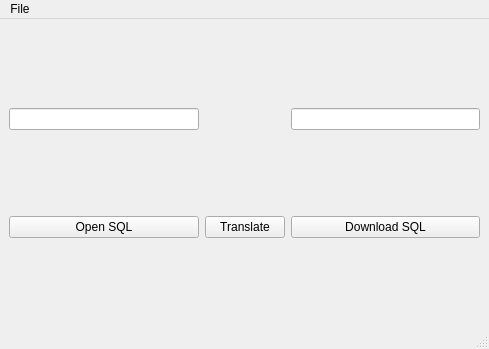
<?xml version="1.0" encoding="UTF-8"?>
<ui version="4.0">
 <class>ConverterWindow</class>
 <widget class="QMainWindow" name="ConverterWindow">
  <property name="geometry">
   <rect>
    <x>0</x>
    <y>0</y>
    <width>489</width>
    <height>349</height>
   </rect>
  </property>
  <property name="windowTitle">
   <string>OracleConverter</string>
  </property>
  <widget class="QWidget" name="centralwidget">
   <layout class="QGridLayout" name="gridLayout">
    <item row="3" column="1">
     <widget class="QPushButton" name="pushButtonTranslate">
      <property name="text">
       <string>Translate</string>
      </property>
     </widget>
    </item>
    <item row="3" column="2">
     <widget class="QPushButton" name="pushButtonDownload">
      <property name="text">
       <string>Download SQL</string>
      </property>
     </widget>
    </item>
    <item row="3" column="0">
     <widget class="QPushButton" name="pushButtonOpen">
      <property name="text">
       <string>Open SQL</string>
      </property>
     </widget>
    </item>
    <item row="2" column="2">
     <widget class="QLineEdit" name="lineEditDownload"/>
    </item>
    <item row="2" column="0">
     <widget class="QLineEdit" name="lineEditUpload"/>
    </item>
   </layout>
  </widget>
  <widget class="QMenuBar" name="menubar">
   <property name="geometry">
    <rect>
     <x>0</x>
     <y>0</y>
     <width>489</width>
     <height>22</height>
    </rect>
   </property>
   <widget class="QMenu" name="menuFile">
    <property name="title">
     <string>File</string>
    </property>
    <addaction name="actionOpen_SQL"/>
    <addaction name="actionExit"/>
   </widget>
   <addaction name="menuFile"/>
  </widget>
  <widget class="QStatusBar" name="statusbar"/>
  <action name="actionOpen_SQL">
   <property name="text">
    <string>Open SQL</string>
   </property>
  </action>
  <action name="actionExit">
   <property name="text">
    <string>Exit</string>
   </property>
  </action>
 </widget>
 <resources/>
 <connections/>
</ui>
